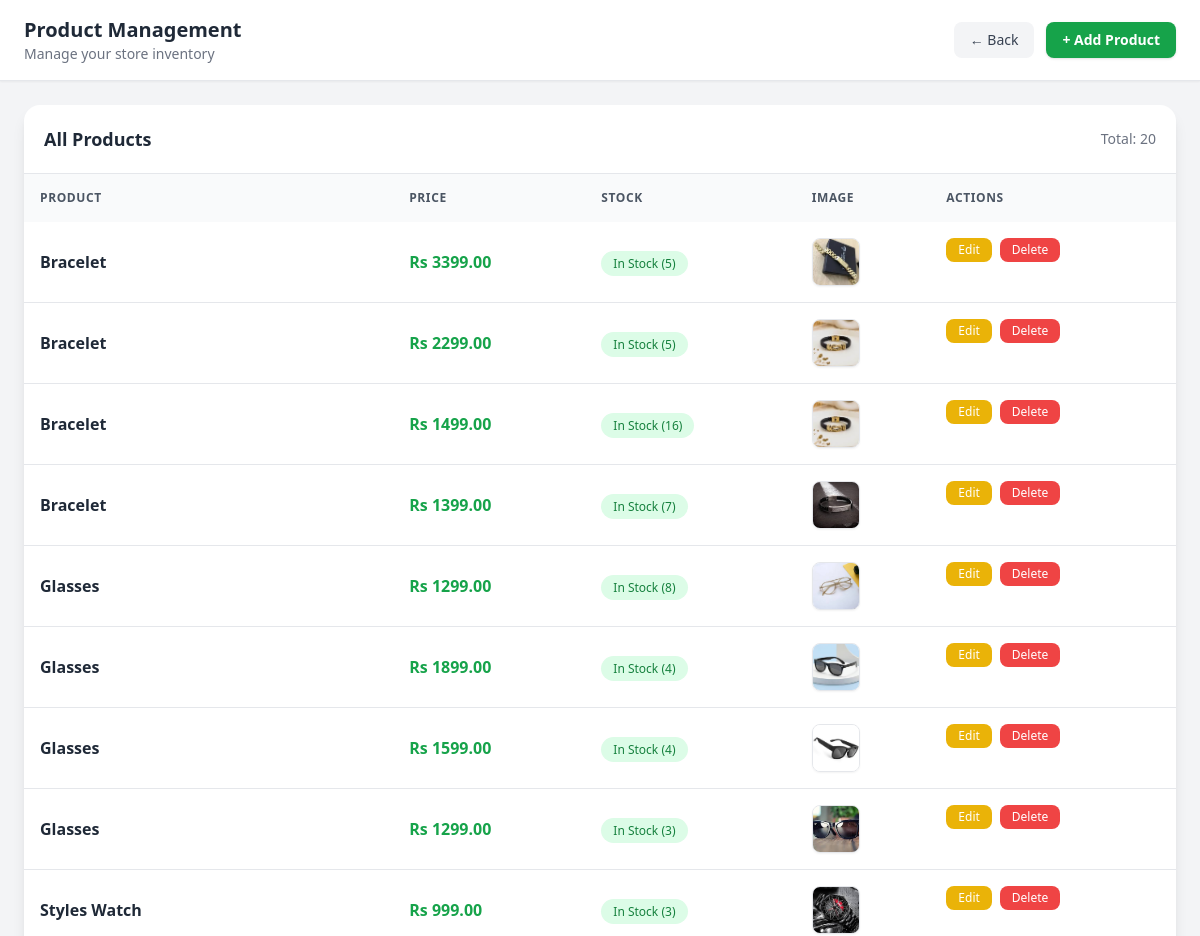
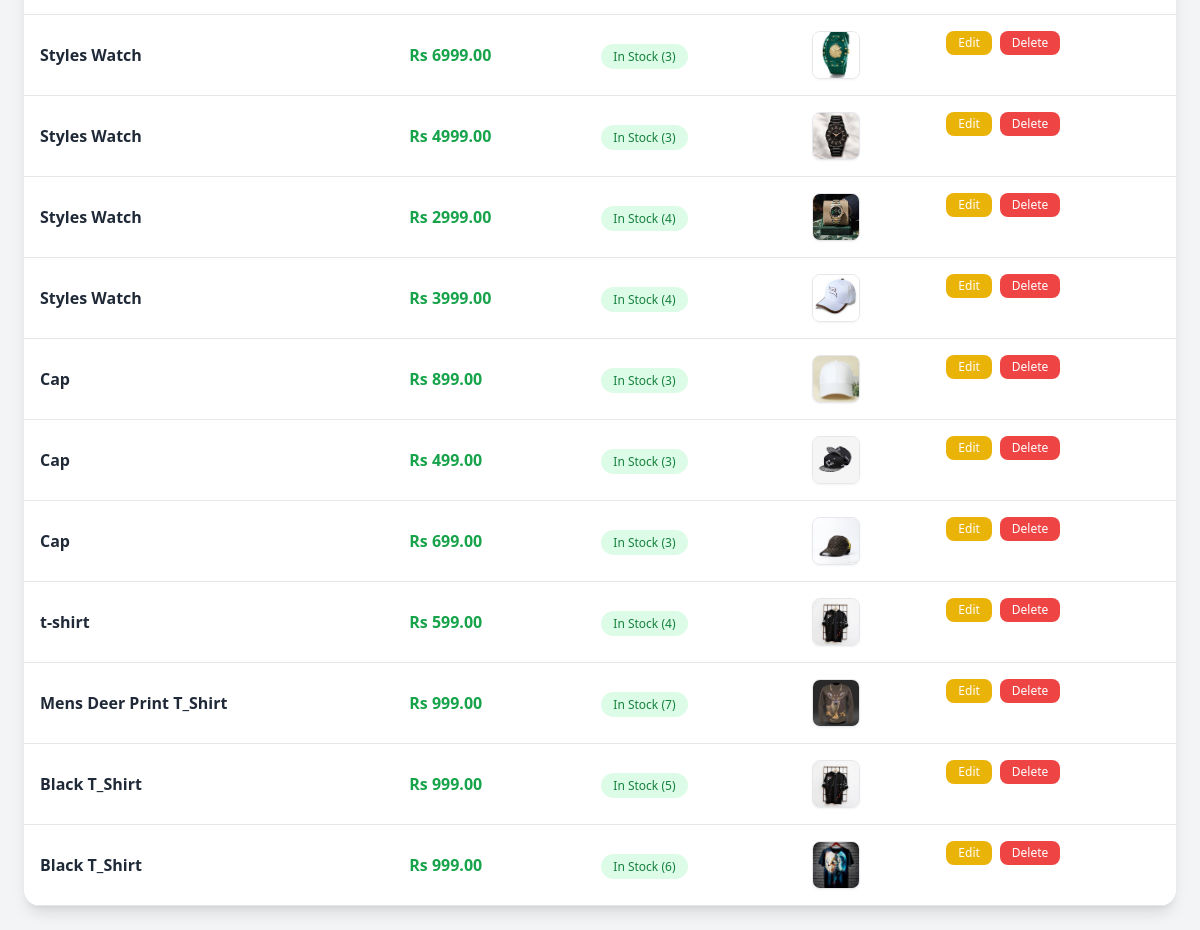
The page /product/ (signed in) on the database its author committed (2 pictures, top to bottom).
### app/models.py (models this page shows)
class Product(models.Model):
    name = models.CharField(max_length=200)
    description = models.TextField(default="", blank=True)
    price = models.DecimalField(max_digits=10, decimal_places=2)
    image = models.ImageField(upload_to='products/', null=True, blank=True)
    stock = models.IntegerField(default=0)

### app/views.py (the view)
# urls.py: path('product/', views.product_list, name='product'),
@staff_member_required
def product_list(request):
    products = Product.objects.all().order_by('-id')
    return render(request, 'product_list.html', {
        'products': products
    })

### Templates/product_list.html (shortened to what this page needs)
<!DOCTYPE html>
<html>
<head>
    <script src="https://cdn.tailwindcss.com"></script>
</head>
<body class="bg-gray-100">
<div class="bg-white border-b shadow-sm sticky top-0 z-10">
    <div class="max-w-7xl mx-auto px-6 py-4 flex justify-between items-center">
        <div>
            <h1 class="text-xl font-bold text-gray-800">Product Management</h1>
            <p class="text-sm text-gray-500">Manage your store inventory</p>
        </div>
        <div class="flex gap-3">
            <a href="{% url 'admin_dashboard' %}"
               class="px-4 py-2 rounded-lg bg-gray-100 hover:bg-gray-200 text-gray-700 text-sm transition">
                ← Back
            </a>
            <a href="{% url 'add_product' %}"
               class="px-4 py-2 rounded-lg bg-green-600 hover:bg-green-700 text-white text-sm font-semibold shadow">
                + Add Product
            </a>
        </div>
    </div>
</div>
<div class="max-w-7xl mx-auto p-6">
    <div class="bg-white rounded-2xl shadow-lg overflow-hidden">
        <div class="p-5 border-b flex justify-between items-center">
            <h2 class="text-lg font-semibold text-gray-800">All Products</h2>
            <span class="text-sm text-gray-500">
                Total: {{ products|length }}
            </span>
        </div>
        <div class="overflow-x-auto">
            <table class="w-full min-w-[700px]">
                <thead class="bg-gray-50 text-gray-600 text-xs uppercase tracking-wider">
                    <tr>
                        <th class="p-4 text-left">Product</th>
                        <th class="p-4 text-left">Price</th>
                        <th class="p-4 text-left">Stock</th>
                        <th class="p-4 text-left">Image</th>
                        <th class="p-4 text-left">Actions</th>
                    </tr>
                </thead>
                <tbody>
                    {% for product in products %}
                    <tr class="border-b hover:bg-gray-50 transition">
                        <td class="p-4 font-semibold text-gray-800">
                            {{ product.name }}
                        </td>
                        <td class="p-4 text-green-600 font-bold">
                            Rs {{ product.price }}
                        </td>
                        <td class="p-4">
                            {% if product.stock > 0 %}
                                <span class="px-3 py-1 text-xs rounded-full bg-green-100 text-green-700 font-medium">
                                    In Stock ({{ product.stock }})
                                </span>
                            {% else %}
                                <span class="px-3 py-1 text-xs rounded-full bg-red-100 text-red-600 font-medium">
                                    Out of Stock
                                </span>
                            {% endif %}
                        </td>
                        <td class="p-4">
                            {% if product.image %}
                                <img src="{{ product.image.url }}"
                                     class="w-12 h-12 object-cover rounded-lg border shadow-sm">
                            {% else %}
                                <span class="text-gray-400 text-sm">No Image</span>
                            {% endif %}
                        </td>
                        <td class="p-4 flex gap-2">
                            <a href="{% url 'edit_product' product.id %}"
                               class="px-3 py-1 text-xs rounded-lg bg-yellow-500 hover:bg-yellow-600 text-white transition">
                                Edit
                            </a>
                            <a href="{% url 'delete_product' product.id %}"
                               class="px-3 py-1 text-xs rounded-lg bg-red-500 hover:bg-red-600 text-white transition">
                                Delete
                            </a>
                        </td>
                    </tr>
                    {% endfor %}
                </tbody>
            </table>
        </div>
    </div>
</div>
</body>
</html>

### rows shown on the page
Product: name "Bracelet", price "3399.00", stock "5", image (picture)
Product: name "Bracelet", price "2299.00", stock "5", image (picture)
Product: name "Bracelet", price "1499.00", stock "16", image (picture)
Product: name "Bracelet", price "1399.00", stock "7", image (picture)
Product: name "Glasses", price "1299.00", stock "8", image (picture)
Product: name "Glasses", price "1899.00", stock "4", image (picture)
Product: name "Glasses", price "1599.00", stock "4", image (picture)
Product: name "Glasses", price "1299.00", stock "3", image (picture)
Product: name "Styles Watch", price "999.00", stock "3", image (picture)
Product: name "Styles Watch", price "6999.00", stock "3", image (picture)
Product: name "Styles Watch", price "4999.00", stock "3", image (picture)
Product: name "Styles Watch", price "2999.00", stock "4", image (picture)
Product: name "Styles Watch", price "3999.00", stock "4", image (picture)
Product: name "Cap", price "899.00", stock "3", image (picture)
Product: name "Cap", price "499.00", stock "3", image (picture)
Product: name "Cap", price "699.00", stock "3", image (picture)
Product: name "t-shirt", price "599.00", stock "4", image (picture)
Product: name "Mens Deer Print T_Shirt", price "999.00", stock "7", image (picture)
Product: name "Black T_Shirt", price "999.00", stock "5", image (picture)
Product: name "Black T_Shirt", price "999.00", stock "6", image (picture)

### other values the page prints
{{ products|length }} "20"
